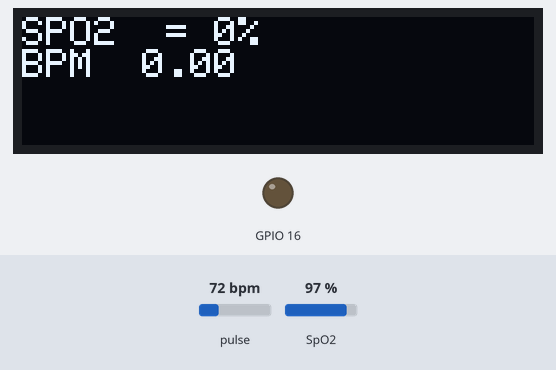
Bench run of a sketch on a simulated ESP8266 (NodeMCU). On the bench: 128×32 one-colour display, output pins drawn as LEDs (lit = HIGH). Inputs (shaded band) come from the test bench; at power-on: pulse 72 bpm, SpO2 97 %. WiFi joins after 1.5 s; servers stay silent unless stated; the display library's start-up logo is not drawn; what the sketch prints to the serial monitor is not drawn.

Above: at 4.7 s.
4.8 s: pulse set to 42 bpm
At 7.5 s:
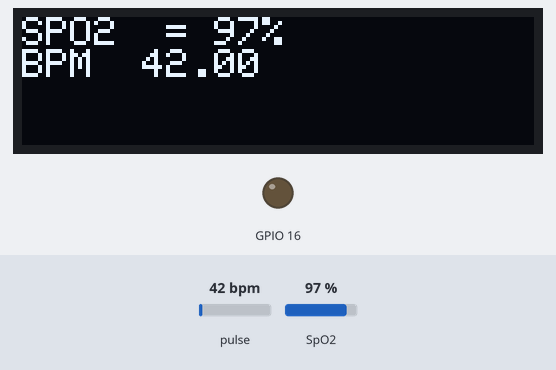
7.8 s: SpO2 set to 80 %
At 8.5 s:
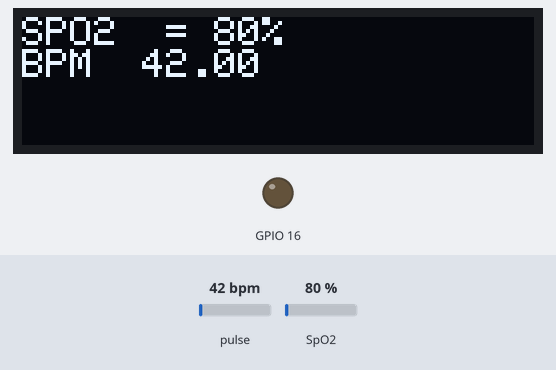
10.6 s: pulse set to 70 bpm
At 12.0 s:
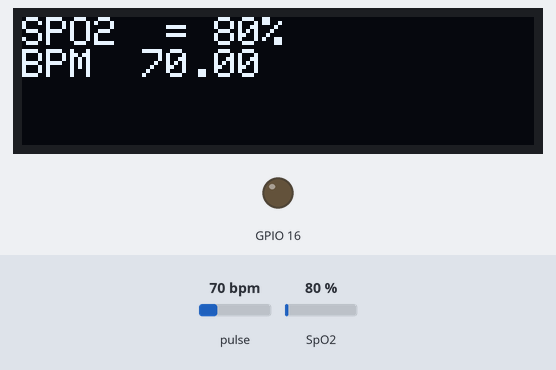
13.6 s: SpO2 set to 85 %
At 14.8 s:
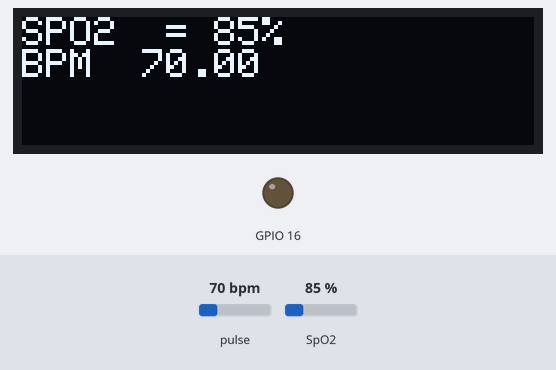
Timing chart, 0 to 16.6 s (numbered marks = the images above; inputs shaded):
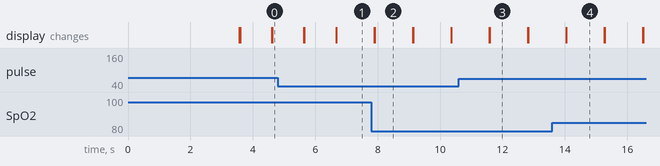

The sketch:

sketch_mar30a.ino
```cpp
//IoT Based Pulse Heart Rate BPM and Oxygen SpO2 Monitor

#include <Wire.h>
#include <SPI.h>
#include "MAX30100_PulseOximeter.h"

#include <ESP8266WiFi.h>

//#include "Adafruit_GFX.h"
//#include "OakOLED.h"
//#include "SSD1306Ascii.h" //oled library
//#include "SSD1306AsciiWire.h" // oled library
#include <Adafruit_GFX.h>
#include <Adafruit_SSD1306.h>
#include <ESP8266WiFi.h>
#include <WiFiClient.h>
#include <ESP8266WebServer.h>
#include <ESP8266mDNS.h>
#include <SPI.h>


Adafruit_SSD1306 display = Adafruit_SSD1306(128, 32, &Wire);

const char* ssid = "NSUTNEW";//
const char* password = "sepl@123";
//WiFiClient client;
//char server[] = "192.168.0.103";   //eg: 192.168.0.222
char server[] = "192.168.161.252";

WiFiClient client;
#define REPORTING_PERIOD_MS 1000
#define wifiTime 2000
//OakOLED oled;
//SSD1306AsciiWire oled;


// Connections : SCL PIN - D1 , SDA PIN - D2 , INT PIN - D0
PulseOximeter pox;

float BPM, SpO2;
uint32_t tsLastReport = 0;
int cnt=0;
const unsigned char bitmap [] PROGMEM =
{
  0x00, 0x00, 0x00, 0x00, 0x01, 0x80, 0x18, 0x00, 0x0f, 0xe0, 0x7f, 0x00, 0x3f, 0xf9, 0xff, 0xc0,
  0x7f, 0xf9, 0xff, 0xc0, 0x7f, 0xff, 0xff, 0xe0, 0x7f, 0xff, 0xff, 0xe0, 0xff, 0xff, 0xff, 0xf0,
  0xff, 0xf7, 0xff, 0xf0, 0xff, 0xe7, 0xff, 0xf0, 0xff, 0xe7, 0xff, 0xf0, 0x7f, 0xdb, 0xff, 0xe0,
  0x7f, 0x9b, 0xff, 0xe0, 0x00, 0x3b, 0xc0, 0x00, 0x3f, 0xf9, 0x9f, 0xc0, 0x3f, 0xfd, 0xbf, 0xc0,
  0x1f, 0xfd, 0xbf, 0x80, 0x0f, 0xfd, 0x7f, 0x00, 0x07, 0xfe, 0x7e, 0x00, 0x03, 0xfe, 0xfc, 0x00,
  0x01, 0xff, 0xf8, 0x00, 0x00, 0xff, 0xf0, 0x00, 0x00, 0x7f, 0xe0, 0x00, 0x00, 0x3f, 0xc0, 0x00,
  0x00, 0x0f, 0x00, 0x00, 0x00, 0x06, 0x00, 0x00, 0x00, 0x00, 0x00, 0x00, 0x00, 0x00, 0x00, 0x00
};


void setup()
{
    Serial.begin(115200);

    pinMode(16, OUTPUT);
    display.begin(SSD1306_SWITCHCAPVCC, 0x3C); // Address 0x3C for 128x32
    display.display();
    delay(1000);


    display.clearDisplay();
    display.display();


    Serial.println();
    Serial.println();
    Serial.print("Connecting to ");
    Serial.println(ssid);

    WiFi.begin(ssid, password);
    int wifi_try_count=0;
    while (WiFi.status() != WL_CONNECTED && wifi_try_count<20) {
      delay(500);
      Serial.print(".");
      wifi_try_count++;
    }
    Serial.println("");
    Serial.println("WiFi connected");

    // Start the server
    //  server.begin();
    Serial.println("Server started");
    Serial.print(WiFi.localIP());
    delay(1000);
    Serial.println("connecting...");
  // The default current for the IR LED is 50mA and it could be changed by uncommenting the following line.
  //pox.setIRLedCurrent(MAX30100_LED_CURR_7_6MA);
  Serial.print("Initializing Pulse Oximeter..");

  if (!pox.begin())
  {
    Serial.println("FAILED");

    for (;;);
  }
  else
  {
    Serial.println("SUCCESS in initializing max30100");
    display.setTextSize(1);
    display.setTextColor(SSD1306_WHITE);
    display.setCursor(0,0);
    display.print("Success max");
    display.setCursor(0,0);
     display.display();
     Serial.println("SUCCESS");
  }
}

void loop()
{
    pox.update();
  //  Blynk.run();

    BPM = pox.getHeartRate();
    SpO2 = pox.getSpO2();
  //  Sending_To_phpmyadmindatabase(SpO2,BPM);
//    if (millis() - tsLastReport > wifiTime){
//      Sending_To_phpmyadmindatabase(SpO2,BPM);
//    }
    if (millis() - tsLastReport > REPORTING_PERIOD_MS)
    {
      Serial.print("Heart rate:");
      Serial.print(BPM);
      Serial.print(" SpO2:");
      Serial.print(SpO2);
      Serial.println(" %");
      display.clearDisplay();
      display.display();
      display.setTextSize(1);
      display.setTextColor(SSD1306_WHITE);
      display.setCursor(0,0);
      display.print("SPO2  = ");
      display.print(pox.getSpO2());
      display.println("%");
      display.print("BPM  ");
      display.println(pox.getHeartRate());
      display.setCursor(0,0);
      display.display(); // actually display all of the above
  //    if (millis() - tsLastReport > wifiTime){
  //      Sending_To_phpmyadmindatabase(pox.getSpO2(),pox.getHeartRate());
  //    }
  //    Sending_To_phpmyadmindatabase(SpO2,BPM);
      if(cnt>20 && cnt <22 || (SpO2>50 && BPM>30)) Sending_To_phpmyadmindatabase(SpO2,BPM);
      tsLastReport = millis();
      cnt++;
    }


}
void Sending_To_phpmyadmindatabase(float myspo2,float mybpm)   //CONNECTING WITH MYSQL
 {
   if (client.connect(server,80) ) {

    Serial.println("connected");
    if(myspo2<50 || mybpm < 20) {
        Serial.println("Incorrect data not sending");
      }
    // Make a HTTP request:
    Serial.print("GET http://localhost/testcode/mySensorData.php?spo2=");
    client.print("GET http://localhost/testcode/mySensorData.php?spo2=");     //YOUR URL
    Serial.print(myspo2);
    client.print(myspo2);
    client.print("&bpm=");
    Serial.print("&bpm=");
    client.print(mybpm);
    Serial.println(mybpm);
    client.print(" ");      //SPACE BEFORE HTTP/1.1
    client.print("HTTP/1.1");
    client.println();
    client.println("Host: Your Local IP");
    client.println("Connection: close");
    client.println();


  } else {
    // if you didn't get a connection to the server:
    Serial.println("connection failed");
  }
 }
```

Measured:
- after the input at 7.8 s, the display: first differs from a run without the input after 0.11 s (image 2)
- after the input at 10.6 s, the display: first differs from a run without the input after 0.99 s (image 3)
- after the input at 13.6 s, the display: first differs from a run without the input after 0.45 s (image 4)
- what the display in image 2 shows lasts 1.2 s, from 7.9 s to 9.1 s
